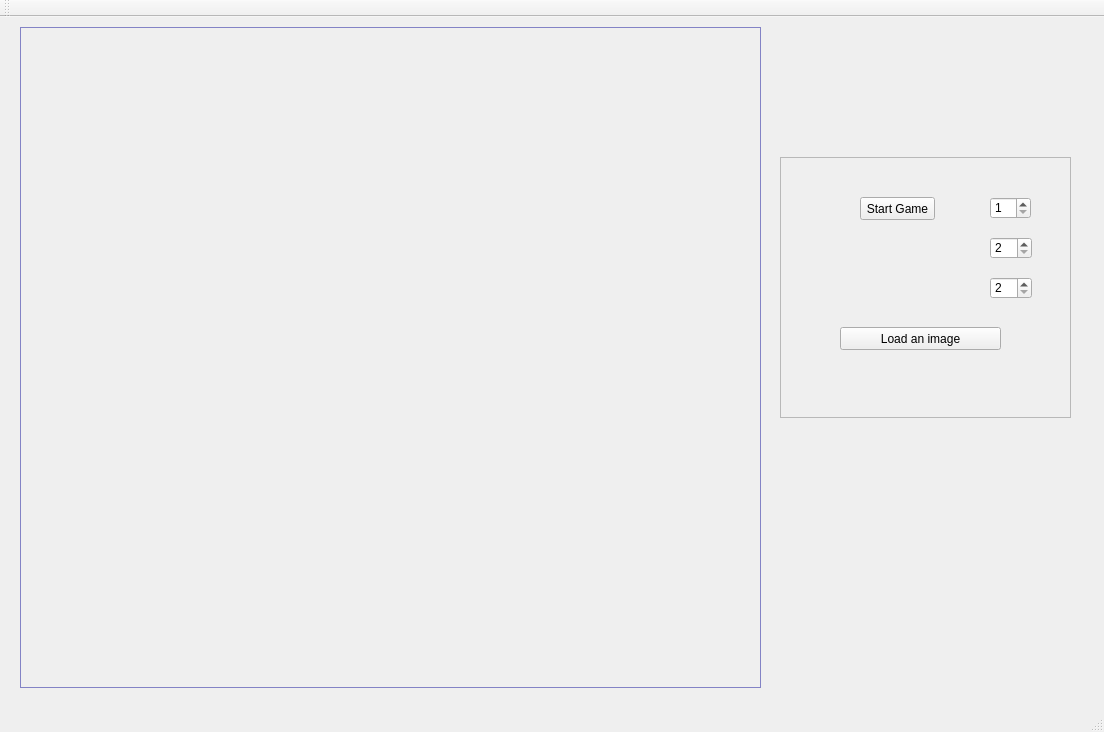
<?xml version="1.0" encoding="UTF-8"?>
<ui version="4.0">
 <class>PuzzleGameClass</class>
 <widget class="QMainWindow" name="PuzzleGameClass">
  <property name="geometry">
   <rect>
    <x>0</x>
    <y>0</y>
    <width>1104</width>
    <height>732</height>
   </rect>
  </property>
  <property name="windowTitle">
   <string>PuzzleGame</string>
  </property>
  <widget class="QWidget" name="centralWidget">
   <widget class="PuzzleArea" name="puzzleGameArea">
    <property name="geometry">
     <rect>
      <x>20</x>
      <y>10</y>
      <width>741</width>
      <height>661</height>
     </rect>
    </property>
    <property name="sizePolicy">
     <sizepolicy hsizetype="Preferred" vsizetype="Preferred">
      <horstretch>0</horstretch>
      <verstretch>0</verstretch>
     </sizepolicy>
    </property>
    <property name="palette">
     <palette>
      <active>
       <colorrole role="Base">
        <brush brushstyle="SolidPattern">
         <color alpha="255">
          <red>170</red>
          <green>255</green>
          <blue>255</blue>
         </color>
        </brush>
       </colorrole>
       <colorrole role="Window">
        <brush brushstyle="SolidPattern">
         <color alpha="255">
          <red>170</red>
          <green>170</green>
          <blue>255</blue>
         </color>
        </brush>
       </colorrole>
      </active>
      <inactive>
       <colorrole role="Base">
        <brush brushstyle="SolidPattern">
         <color alpha="255">
          <red>170</red>
          <green>255</green>
          <blue>255</blue>
         </color>
        </brush>
       </colorrole>
       <colorrole role="Window">
        <brush brushstyle="SolidPattern">
         <color alpha="255">
          <red>170</red>
          <green>170</green>
          <blue>255</blue>
         </color>
        </brush>
       </colorrole>
      </inactive>
      <disabled>
       <colorrole role="Base">
        <brush brushstyle="SolidPattern">
         <color alpha="255">
          <red>170</red>
          <green>170</green>
          <blue>255</blue>
         </color>
        </brush>
       </colorrole>
       <colorrole role="Window">
        <brush brushstyle="SolidPattern">
         <color alpha="255">
          <red>170</red>
          <green>170</green>
          <blue>255</blue>
         </color>
        </brush>
       </colorrole>
      </disabled>
     </palette>
    </property>
    <property name="frameShape">
     <enum>QFrame::StyledPanel</enum>
    </property>
    <property name="frameShadow">
     <enum>QFrame::Raised</enum>
    </property>
   </widget>
   <widget class="QFrame" name="settingsFrame">
    <property name="geometry">
     <rect>
      <x>780</x>
      <y>140</y>
      <width>291</width>
      <height>261</height>
     </rect>
    </property>
    <property name="minimumSize">
     <size>
      <width>280</width>
      <height>260</height>
     </size>
    </property>
    <property name="frameShape">
     <enum>QFrame::StyledPanel</enum>
    </property>
    <property name="frameShadow">
     <enum>QFrame::Raised</enum>
    </property>
    <widget class="QSpinBox" name="puzzleElementsYSpinBox">
     <property name="geometry">
      <rect>
       <x>210</x>
       <y>120</y>
       <width>42</width>
       <height>22</height>
      </rect>
     </property>
     <property name="minimum">
      <number>2</number>
     </property>
     <property name="maximum">
      <number>100</number>
     </property>
    </widget>
    <widget class="QSpinBox" name="puzzleElementsXSpinBox">
     <property name="geometry">
      <rect>
       <x>210</x>
       <y>80</y>
       <width>42</width>
       <height>22</height>
      </rect>
     </property>
     <property name="minimum">
      <number>2</number>
     </property>
     <property name="maximum">
      <number>100</number>
     </property>
    </widget>
    <widget class="QSpinBox" name="shuffleComplexitySpinBox">
     <property name="geometry">
      <rect>
       <x>210</x>
       <y>40</y>
       <width>41</width>
       <height>22</height>
      </rect>
     </property>
     <property name="minimum">
      <number>1</number>
     </property>
     <property name="maximum">
      <number>10</number>
     </property>
     <property name="value">
      <number>1</number>
     </property>
    </widget>
    <widget class="QPushButton" name="startGamePushButton">
     <property name="geometry">
      <rect>
       <x>80</x>
       <y>40</y>
       <width>75</width>
       <height>23</height>
      </rect>
     </property>
     <property name="text">
      <string>Start Game</string>
     </property>
    </widget>
    <widget class="QPushButton" name="loadImagePushButton">
     <property name="geometry">
      <rect>
       <x>60</x>
       <y>170</y>
       <width>161</width>
       <height>23</height>
      </rect>
     </property>
     <property name="text">
      <string>Load an image</string>
     </property>
    </widget>
   </widget>
  </widget>
  <widget class="QMenuBar" name="menuBar">
   <property name="geometry">
    <rect>
     <x>0</x>
     <y>0</y>
     <width>1104</width>
     <height>21</height>
    </rect>
   </property>
  </widget>
  <widget class="QToolBar" name="mainToolBar">
   <attribute name="toolBarArea">
    <enum>TopToolBarArea</enum>
   </attribute>
   <attribute name="toolBarBreak">
    <bool>false</bool>
   </attribute>
  </widget>
  <widget class="QStatusBar" name="statusBar"/>
 </widget>
 <layoutdefault spacing="6" margin="11"/>
 <customwidgets>
  <customwidget>
   <class>PuzzleArea</class>
   <extends>QFrame</extends>
   <header>PuzzleArea.h</header>
   <container>1</container>
  </customwidget>
 </customwidgets>
 <resources>
  <include location="PuzzleGame.qrc"/>
 </resources>
 <connections/>
</ui>
